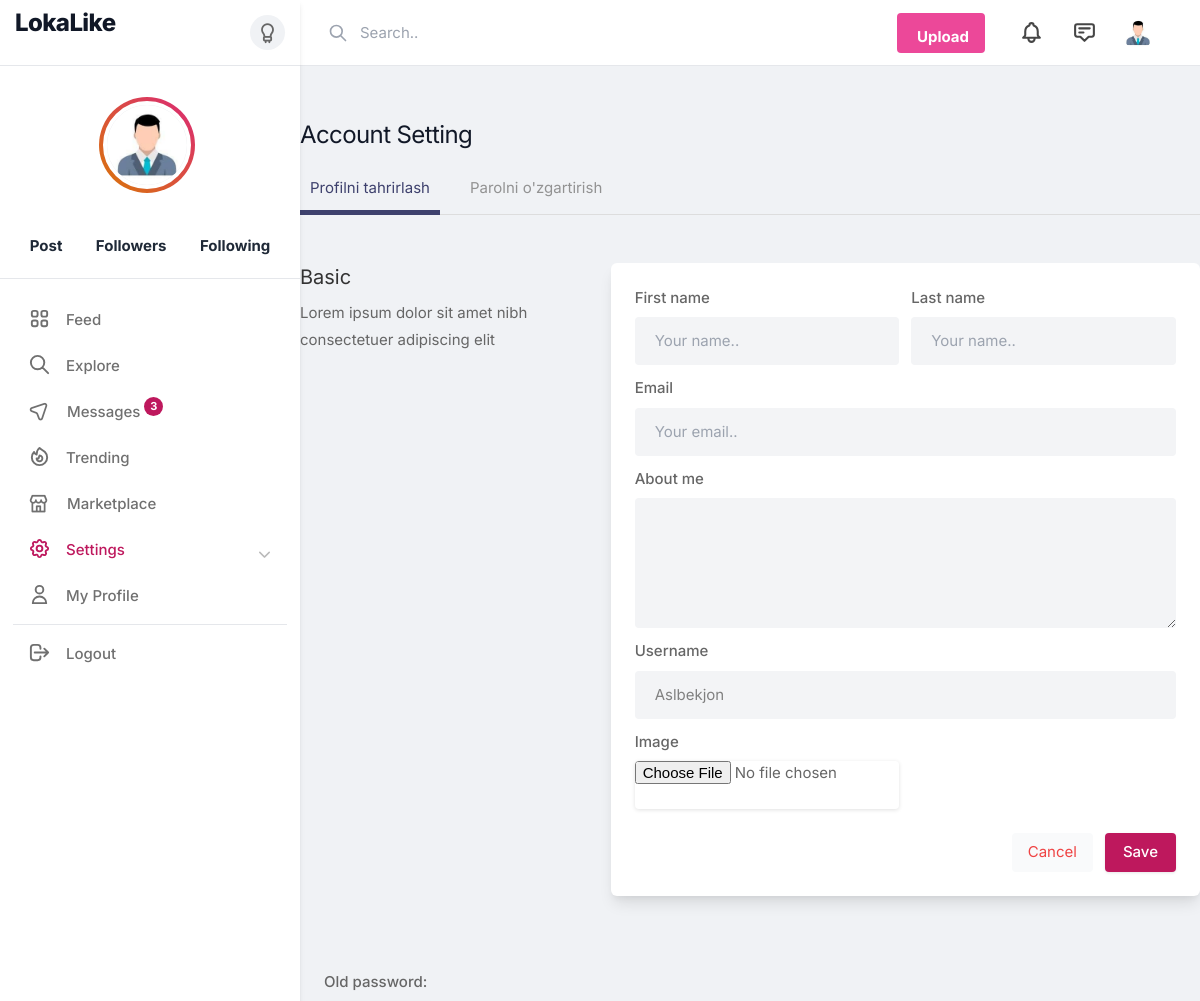
Before: /settings/Aslbekjon (upper part) with the older database file.
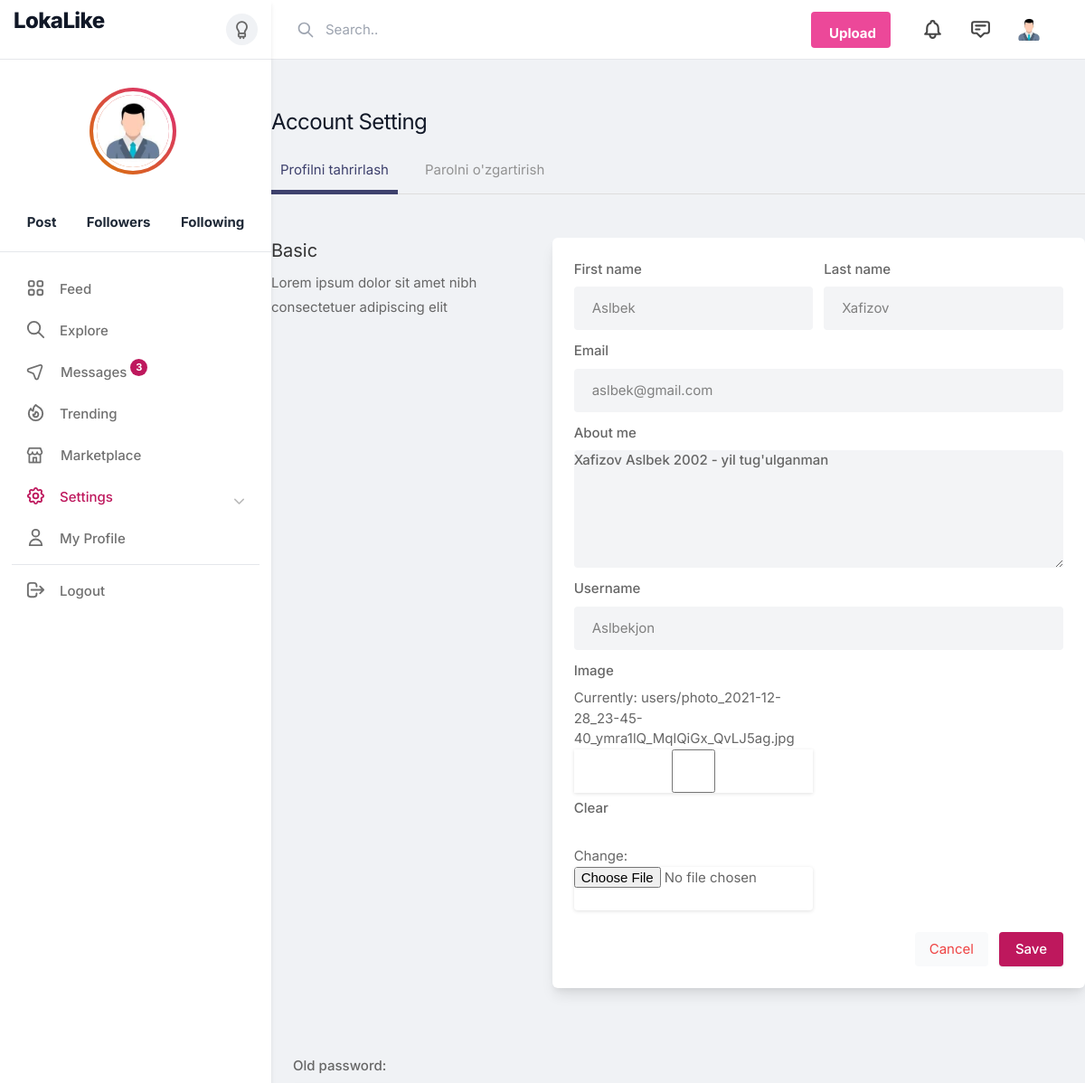
After: the same page with the newer database file.
### instagramUser/models/instaUsers.py (models this page shows, shortened)
class Profile(AbstractUser):
    bio = models.TextField(max_length=100,blank=True, null=True)
    img = models.ImageField(upload_to='users/', blank=True, null=True)
    phone = models.CharField(max_length = 20, blank=True, null=True)
    followers = models.IntegerField(default=0)
    followings = models.IntegerField(default=0)
    like_count  = models.IntegerField(default=0)

### instagramUser/views.py (the view)
# urls.py: path('settings/<slug:username>',settings,name = 'settings')
def settings(request, username):
    user = Profile.objects.get(username = username)
    if request.method == 'POST':
        form_password = PasswordChangeForm(user=request.user, data=request.POST)
        form = UserProfilForm(request.POST,request.FILES, instance=user)
        if form_password.is_valid():
            form_password.save()
            update_session_auth_hash(request, form_password.user)
            return redirect('profile', username = user.username)
        if form.is_valid():
            form.save()
            return redirect('profile', username = user.username)
    else:
        form = UserProfilForm(instance=user)
        form_password = PasswordChangeForm(user=request.user)
    return render(request, 'settings.html', {'form': form,'form1':form_password})

### instagramUser/forms.py
class UserProfilForm(UserChangeForm):
    class Meta(UserChangeForm):
        model = Profile
        fields = ('username', 'first_name', 'last_name', 'email','password', 'bio','img')

### instagramUser/templates/settings.html (shortened to what this page needs)
{% extends 'instagram/base.html' %}
{% load static %}
{% load widget_tweaks %}
{% block content %}
    <div class="container m-auto">
        <h1 class="text-2xl leading-none text-gray-900 tracking-tight mt-3"> Account Setting </h1>
        <ul class="mt-5 -mr-3 flex-nowrap lg:overflow-hidden overflow-x-scroll uk-tab">
            <li class="uk-active">
                <a class="nav-link active" id="edit-profile-tab" data-toggle="tab" href="#edit-profile" role="tab" aria-controls="edit-profile" aria-selected="true">Profilni tahrirlash</a>
            </li>
            <li>
                <a class="nav-link" id="change-password-tab" data-toggle="tab" href="#change-password" role="tab" aria-controls="change-password" aria-selected="false">Parolni o'zgartirish</a>
            </li>
        </ul>
        <div class="grid lg:grid-cols-3 mt-12 gap-8">
            <div>
                <h3 class="text-xl mb-2"> Basic</h3>
                <p> Lorem ipsum dolor sit amet nibh consectetuer adipiscing elit</p>
            </div>
            <div class="bg-white rounded-md lg:shadow-lg shadow col-span-2">
                <form method="POST" enctype="multipart/form-data">
                    <div class="grid grid-cols-2 gap-3 lg:p-6 p-4" id="edit-profile">
                        <div>
                            <label for=""> First name</label>
                            {% render_field form.first_name type="text" placeholder="Your name.." class="shadow-none bg-gray-100" %}
                        </div>
                        <div>
                            <label for=""> Last name</label>
                            {% render_field form.last_name  type="text" placeholder="Your name.." class="shadow-none bg-gray-100" %}
                        </div>
                        <div class="col-span-2">
                            <label for=""> Email</label>
                            {% render_field form.email type="email" placeholder="Your email.." class="shadow-none bg-gray-100" %}
                        </div>
                        <div class="col-span-2">
                            <label for="about">About me</label>
                            {% render_field form.bio id="about" name="about" rows="3"  class="shadow-none bg-gray-100" %}
                        </div>
                        <div class="col-span-2">
                            <label for=""> Username</label>
                            {% render_field form.username type="text" placeholder="" class="shadow-none bg-gray-100" %}
                        </div>
                        <div>
                            <label for="img">Image</label>
                            {% render_field form.img %}
                        </div>
                    </div>
                    <div class="bg-gray-10 p-6 pt-0 flex justify-end space-x-3">
                        <button class="p-2 px-4 rounded bg-gray-50 text-red-500"> Cancel </button>
                        <button type="submit" class="button bg-blue-700"> Save </button>
                    </div>
                </form>
            </div>
        </div>
        <div class="grid lg:grid-cols-3 mt-12 gap-8" id="change-password">
            <div class="grid grid-cols-2 gap-3 lg:p-6 p-4">
                <form method="POST">
                    {{form1.as_p}}
                </form>
            </div>
        </div>
    </div>
{% endblock %}

### templates/instagram/base.html (shortened to what this page needs)
{% load static %}
<!DOCTYPE html>
<html lang="en">
<head>
    <link rel="stylesheet" href="{% static 'css/icons.css' %}">
    <link href="{% static 'fontawesomefree/css/all.min.css' %}" rel="stylesheet" type="text/css">
    <link rel="stylesheet" href="{% static 'css/uikit.css' %}">
    <link rel="stylesheet" href="{% static 'css/style.css' %}">
    <link rel="stylesheet" href="{% static 'css/tailwind.css' %}">
</head>
<body>
    <div id="wrapper">
        {% include 'instagram/include/sidebar.html' %}
        <div class="main_content">
            {% include 'instagram/include/header.html' %}
            {% block content %}
            {% endblock %}
        </div>
    </div>
</body>
</html>

### templates/instagram/include/sidebar.html (shortened to what this page needs)
{% load static %}
<div class="sidebar">
    <div class="sidebar_header border-b border-gray-200 from-gray-100 to-gray-50 bg-gradient-to-t  uk-visible@s">
        <a href="#">
            <h1 class="lg:text-2xl text-lg font-extrabold leading-none text-gray-900 tracking-tight mb-5"> LokaLike </h1>
        </a>
        <a href="#" id="night-mode" class="btn-night-mode" data-tippy-placement="left" title="Switch to dark mode"></a>
    </div>
    <div class="sidebar_inner" data-simplebar>
        <div class="flex flex-col items-center my-6 uk-visible@s">
            <div
                class="bg-gradient-to-tr from-yellow-600 to-pink-600 p-1 rounded-full transition m-0.5 mr-2  w-24 h-24">
                {% if user.img %}
                    <img src="{{user.img.url}}"
                    class="bg-gray-200 border-4 border-white rounded-full w-full h-full">
                {% else %}
                    <img src="{% static 'images/people.jpg' %}"
                        class="bg-gray-200 border-4 border-white rounded-full w-full h-full">
                {% endif %}
            </div>
            <div class="flex justify-around w-full items-center text-center uk-link-reset text-gray-800 mt-6">
                <div>
                    <a href="#">
                        <strong>Post</strong>
                    </a>
                </div>
                <div>
                    <a href="#">
                        <strong>Followers</strong>
                    </a>
                </div>
                <div>
                    <a href="#">
                        <strong>Following</strong>
                    </a>
                </div>
            </div>
        </div>
        <hr class="-mx-4 -mt-1 uk-visible@s">
        <ul>
            <li>
                <a href="feed.html">
                    <span> Feed </span> </a>
            </li>
            <li>
                <a href="explore.html">
                    <svg xmlns="http://www.w3.org/2000/svg" fill="none" viewBox="0 0 24 24" stroke="currentColor">
                        <path stroke-linecap="round" stroke-linejoin="round" stroke-width="2" d="M21 21l-6-6m2-5a7 7 0 11-14 0 7 7 0 0114 0z" />
                    </svg>
                    <span> Explore </span> </a>
            </li>
            <li>
                <a href="chat.html">
                    <i class="uil-location-arrow"></i>
                    <span> Messages </span> <span class="nav-tag"> 3</span>  </a>
            </li>
            <li>
                <a href="trending.html">
                    <span> Trending </span> </a>
            </li>
            <li>
                <a href="market.html">
                    <i class="uil-store"></i>
                    <span> Marketplace </span> </a>
            </li>
            <li class="active">
                <a href="{% url 'settings' user.username %}">
                    <span> Settings </span>
                </a>
            </li>
            <li>
                <a href="profile.html">
                    <svg xmlns="http://www.w3.org/2000/svg" fill="none" viewBox="0 0 24 24" stroke="currentColor">
                        <path stroke-linecap="round" stroke-linejoin="round" stroke-width="2" d="M16 7a4 4 0 11-8 0 4 4 0 018 0zM12 14a7 7 0 00-7 7h14a7 7 0 00-7-7z" />
                    </svg>
                    <span> My Profile </span> </a>
            </li>
            <li>
                <hr class="my-2">
            </li>
            <li>
                <a href="form-login.html">
                    <svg xmlns="http://www.w3.org/2000/svg" fill="none" viewBox="0 0 24 24" stroke="currentColor">
                        <path stroke-linecap="round" stroke-linejoin="round" stroke-width="2" d="M17 16l4-4m0 0l-4-4m4 4H7m6 4v1a3 3 0 01-3 3H6a3 3 0 01-3-3V7a3 3 0 013-3h4a3 3 0 013 3v1" />
                    </svg>
                   <span> Logout </span> </a>
            </li>
        </ul>
    </div>
</div>

### templates/instagram/include/header.html (shortened to what this page needs)
{% load static %}
<header>
    <div class="header_inner">
        <div class="left-side">
            <div class="header_search">
                <input type="text" placeholder="Search..">
                <div class="icon-search">
                    <svg xmlns="http://www.w3.org/2000/svg" fill="none" viewBox="0 0 24 24"
                        stroke="currentColor">
                        <path stroke-linecap="round" stroke-linejoin="round" stroke-width="2"
                            d="M21 21l-6-6m2-5a7 7 0 11-14 0 7 7 0 0114 0z" />
                    </svg>
                </div>
            </div>
        </div>
        <div class="right-side lg:pr-4">
            <a href="#"
                class="bg-pink-500 flex font-bold hidden hover:bg-pink-600 hover:text-white inline-block items-center lg:block max-h-10 mr-4 px-4 py-2 rounded shado text-white">
                  Upload
            </a>
            <a href="#" class="header-links-item">
            </a>
            <a href="#" class="header-links-item">
                <svg xmlns="http://www.w3.org/2000/svg" fill="none" viewBox="0 0 24 24"
                    stroke="currentColor">
                    <path stroke-linecap="round" stroke-linejoin="round" stroke-width="2"
                        d="M7 8h10M7 12h4m1 8l-4-4H5a2 2 0 01-2-2V6a2 2 0 012-2h14a2 2 0 012 2v8a2 2 0 01-2 2h-3l-4 4z" />
                </svg>
            </a>
            <a href="#">
                {% if user.img %}
                    <img src="{{user.img.url}}" class="header-avatar" alt="">
                {% else %}
                    <img src="{% static 'images/people.jpg' %}" class="header-avatar" alt="">
                {% endif %}
            </a>
        </div>
    </div>
</header>

### templates/instagram/base.html (style rules this page uses)
@media (min-width: 1024px) { header .header_inner { max-width: 980px; } }

Changed rows visible on the page:
changed Profile "Aslbekjon": first_name (not shown) → "Aslbek"; last_name (not shown) → "Xafizov"; email (not shown) → "aslbek@gmail.com"; bio (not shown) → "Xafizov Aslbek 2002 - yil tug'ulganman"
Other visible differences:
form field img: (not shown) → "☐"
text now shown: "Currently: users/photo_2021-12-28_23-45-40_ymra1lQ_MqlQiGx_QvLJ5ag.jpg Clear Change:"
